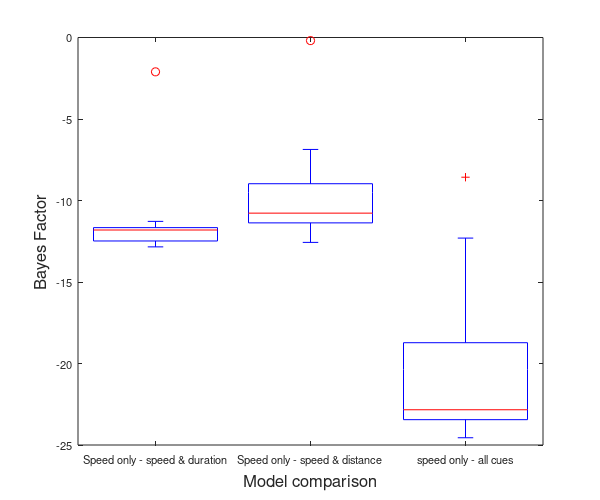

Here is the MATLAB script that generated this plot:
%BIC model comparisons - negative numbers mean evidence for speed only
%values are HARD CODED - extracted from 

% alpha (weber) change = duration
%beta (PSE) change = distance

%model1
%[constrained alpha and constrained beta] - [constrained alpha and
%unconstrained beta]
%speed only - speed + duration
%negative = evidence for speed only, positive = evidence for speed +
%distance
model1 =  [-12.5984  -12.8444  -11.6642   -2.1060  -11.7868  -12.4345  -11.8099  -12.4830  -11.2807]';

%model2
%[constrained alpha and constrained beta] - [unconstrained alpha and
%constrained beta]
%speed only - speed + distance
%negative = evidence for speed only, positive = evidence for speed +
%duration
model2 =  [-6.8675   -0.1900  -12.5698   -8.9707  -11.3728  -10.7752  -10.6775  -12.0765  -11.0494]';

%model3
%%[constrained alpha and constrained beta] - [unconstrained alpha and
%unconstrained beta]
%speed only - speed + distance + duration
%negative = evidence for speed only, positive = evidence for speed +
%distance + duration
model3 =  [-18.7245  -12.3059  -24.1719   -8.5709  -23.4457  -22.8703  -22.8378  -24.5550  -21.9571]';

allmodels = [model1, model2, model3];

boxplot(allmodels)
set(gca,'fontsize',8)
xlabel('Model comparison', 'fontsize',12);
ylabel('Bayes Factor', 'fontsize',12);
set(gca, 'XTickLabel',{'Speed only - speed & duration', 'Speed only - speed & distance', 'speed only - all cues'});


 set(gcf, 'PaperUnits', 'inches');
 x_width=6;
 y_width=5;
 set(gcf, 'PaperPosition', [0 0 x_width y_width]); %
 saveas(gcf,'modelBoxPlot.pdf');